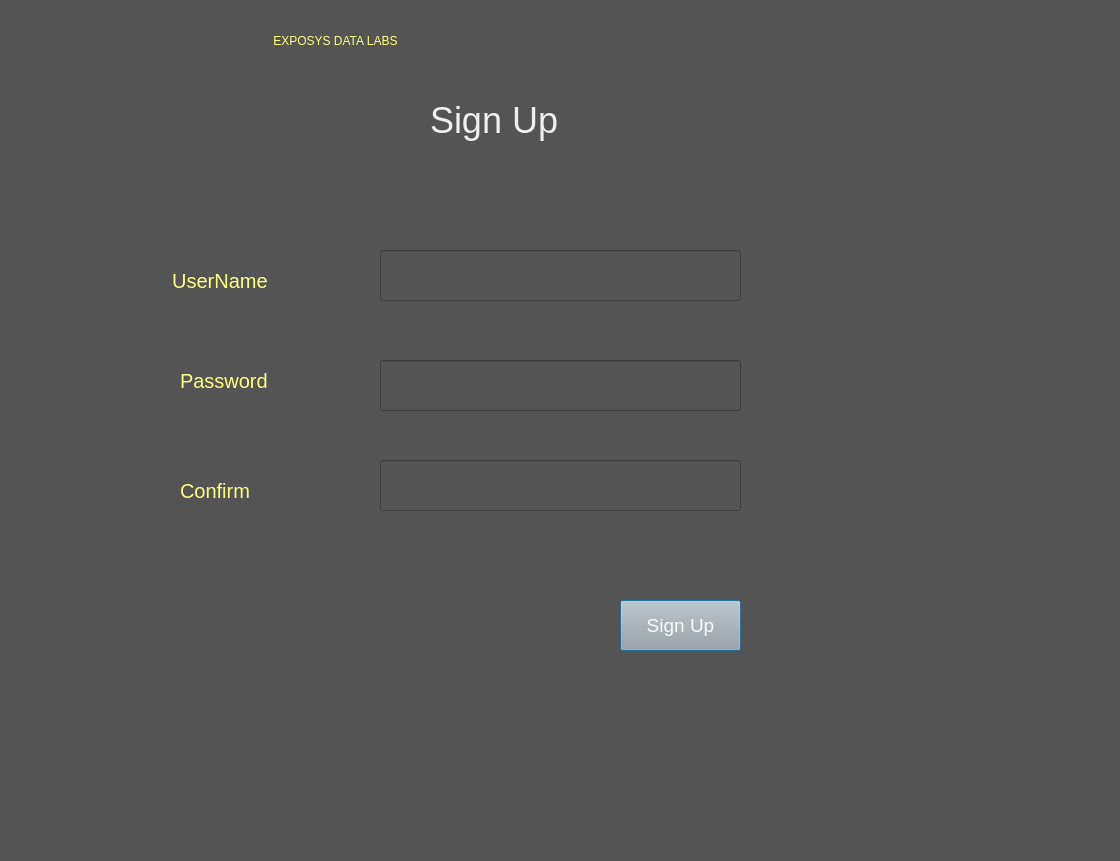
<?xml version="1.0" encoding="UTF-8"?>
<ui version="4.0">
 <class>Dialog</class>
 <widget class="QDialog" name="Dialog">
  <property name="geometry">
   <rect>
    <x>0</x>
    <y>0</y>
    <width>1120</width>
    <height>861</height>
   </rect>
  </property>
  <property name="windowTitle">
   <string>Dialog</string>
  </property>
  <property name="styleSheet">
   <string notr="true">background-color: rgb(84, 84, 84);</string>
  </property>
  <widget class="QLabel" name="label">
   <property name="geometry">
    <rect>
     <x>260</x>
     <y>0</y>
     <width>551</width>
     <height>81</height>
    </rect>
   </property>
   <property name="styleSheet">
    <string notr="true">color: rgb(255, 255, 127);
background-color: rgb(84, 84, 84);
font: 28pt &quot;MS Shell Dlg 2&quot;;</string>
   </property>
   <property name="text">
    <string>    EXPOSYS DATA LABS</string>
   </property>
  </widget>
  <widget class="QLineEdit" name="password">
   <property name="geometry">
    <rect>
     <x>380</x>
     <y>360</y>
     <width>361</width>
     <height>51</height>
    </rect>
   </property>
   <property name="styleSheet">
    <string notr="true">font-size:14pt;
color: rgb(249, 249, 249);</string>
   </property>
   <property name="text">
    <string/>
   </property>
  </widget>
  <widget class="QLabel" name="label_2">
   <property name="geometry">
    <rect>
     <x>410</x>
     <y>90</y>
     <width>241</width>
     <height>61</height>
    </rect>
   </property>
   <property name="styleSheet">
    <string notr="true">color: rgb(238, 238, 238); font-size:27pt;</string>
   </property>
   <property name="text">
    <string>  Sign Up</string>
   </property>
  </widget>
  <widget class="QLabel" name="label_4">
   <property name="geometry">
    <rect>
     <x>180</x>
     <y>360</y>
     <width>121</width>
     <height>41</height>
    </rect>
   </property>
   <property name="styleSheet">
    <string notr="true">font-size:15pt;
color: rgb(255, 255, 127);</string>
   </property>
   <property name="text">
    <string>Password</string>
   </property>
  </widget>
  <widget class="QLabel" name="label_3">
   <property name="geometry">
    <rect>
     <x>150</x>
     <y>260</y>
     <width>151</width>
     <height>41</height>
    </rect>
   </property>
   <property name="styleSheet">
    <string notr="true">font-size:15pt;
color: rgb(255, 255, 127);</string>
   </property>
   <property name="text">
    <string>    UserName</string>
   </property>
  </widget>
  <widget class="QLineEdit" name="email">
   <property name="geometry">
    <rect>
     <x>380</x>
     <y>250</y>
     <width>361</width>
     <height>51</height>
    </rect>
   </property>
   <property name="styleSheet">
    <string notr="true">font-size:14pt;
color: rgb(249, 249, 249);</string>
   </property>
   <property name="text">
    <string/>
   </property>
  </widget>
  <widget class="QPushButton" name="signupbutton">
   <property name="geometry">
    <rect>
     <x>620</x>
     <y>600</y>
     <width>121</width>
     <height>51</height>
    </rect>
   </property>
   <property name="styleSheet">
    <string notr="true">background-color: rgb(167, 168, 167);font-size:14pt;
color: rgb(250, 250, 250);</string>
   </property>
   <property name="text">
    <string>Sign Up</string>
   </property>
  </widget>
  <widget class="QLabel" name="label_5">
   <property name="geometry">
    <rect>
     <x>180</x>
     <y>470</y>
     <width>111</width>
     <height>41</height>
    </rect>
   </property>
   <property name="styleSheet">
    <string notr="true">font-size:15pt;
color: rgb(255, 255, 127);</string>
   </property>
   <property name="text">
    <string>Confirm</string>
   </property>
  </widget>
  <widget class="QLineEdit" name="confirmpass">
   <property name="geometry">
    <rect>
     <x>380</x>
     <y>460</y>
     <width>361</width>
     <height>51</height>
    </rect>
   </property>
   <property name="styleSheet">
    <string notr="true">font-size:14pt;
color: rgb(249, 249, 249);</string>
   </property>
   <property name="text">
    <string/>
   </property>
  </widget>
 </widget>
 <resources/>
 <connections/>
</ui>
